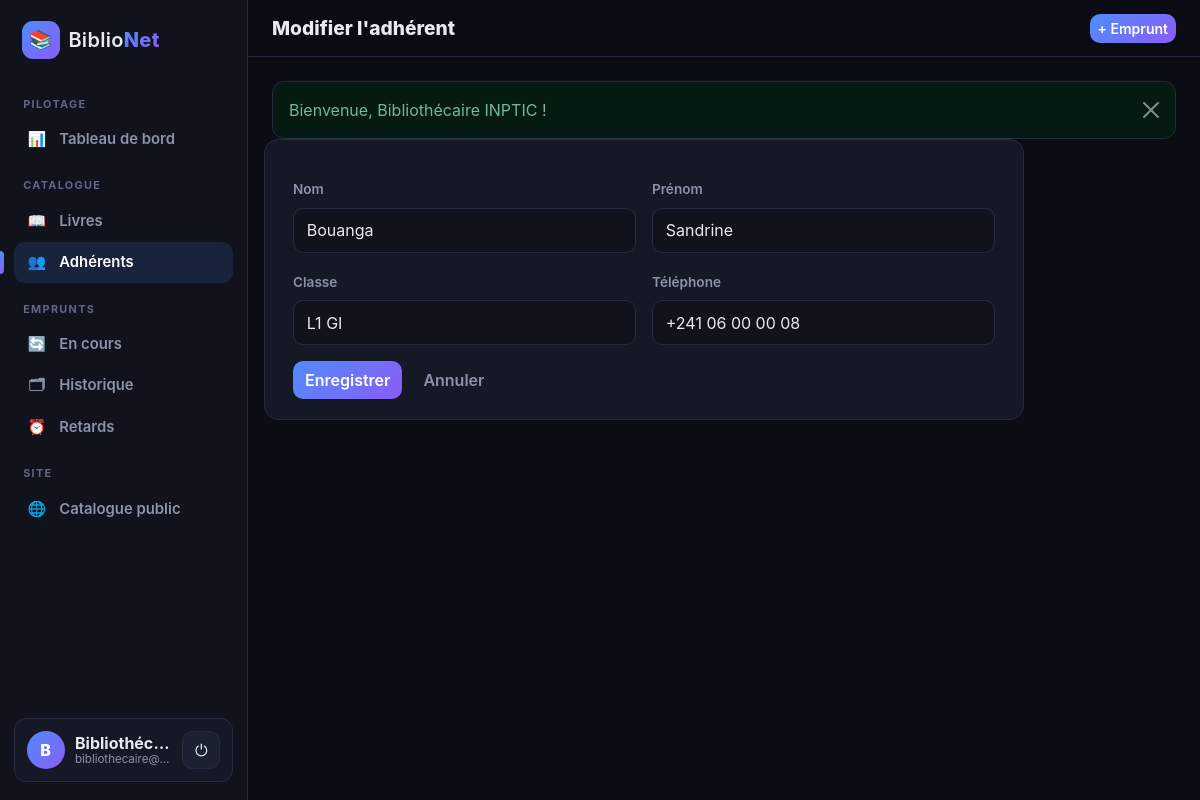
The app's page /adherents/edit/8 (signed in) with its own data.
### tables this page shows
CREATE TABLE adherents (
    id         INT UNSIGNED NOT NULL AUTO_INCREMENT,
    nom        VARCHAR(80) NOT NULL,
    prenom     VARCHAR(80) NOT NULL,
    classe     VARCHAR(50) NOT NULL,
    telephone  VARCHAR(30) NULL,
    PRIMARY KEY (id)
);

### app/core/Controller.php (called while the page is built, shortened)
<?php
class Controller
{
    protected function render(string $view, array $data = []): void
    {
        extract($data, EXTR_SKIP);
        require APP_PATH . '/views/' . $view . '.php';
        require APP_PATH . '/views/layouts/main.php';
    }
}

### app/controllers/AdherentController.php (called while the page is built, shortened)
<?php
class AdherentController extends Controller
{
    public function edit(string $id = ''): void
    {
        $adherent = $this->findOrLeave((int) $id);
        $this->showForm("Modifier l'adhérent", 'adherents/update/' . $adherent['id'], $adherent, []);
    }
    private function findOrLeave(int $id): array
    {
        $adherent = Adherent::find($id);
        return $adherent;
    }
    private function showForm(string $title, string $action, array $adherent, array $errors): void
    {
        $this->render('adherents/form', [
            'title'    => $title,
            'action'   => $action,
            'adherent' => $adherent,
            'errors'   => $errors,
        ]);
    }
}

### app/core/Router.php (called while the page is built, shortened)
<?php
class Router
{
    public function dispatch(): void
    {
        $segments = request_segments();
        $name   = strtolower($segments[0] ?? 'catalogue');
        $action = strtolower($segments[1] ?? 'index');
        $params = array_slice($segments, 2);
        $class = self::ROUTES[$name];
        $method = new ReflectionMethod($class, $action);
        $params = array_slice($params, 0, $method->getNumberOfParameters());
        $method->invokeArgs(new $class(), $params);
    }
}

### public/index.php (called while the page is built, shortened)
<?php
$config = require ROOT_PATH . '/config/config.php';
$production = $config['env'] === 'production';
spl_autoload_register(function (string $class): void {
    foreach (['core', 'controllers', 'models'] as $dir) {
        $file = APP_PATH . "/$dir/$class.php";
        if (is_file($file)) {
            return;
        }
    }
});
require APP_PATH . '/core/helpers.php';
try {
    (new Router())->dispatch();
} catch (Throwable $e) {
    error_log((string) $e);
    http_response_code(500);
    (new Controller())->renderMessage(
        'Erreur',
        'danger',
        $production ? 'Une erreur est survenue. Veuillez réessayer plus tard.' : $e->getMessage()
    );
}

### app/core/helpers.php (called while the page is built, shortened)
<?php
function e($value): string
{
    return htmlspecialchars((string) $value, ENT_QUOTES, 'UTF-8');
}
function base_path(): string
{
    return rtrim(str_replace('\\', '/', dirname($_SERVER['SCRIPT_NAME'])), '/');
}
function url(string $path = ''): string
{
    return base_path() . '/' . ltrim($path, '/');
}
function old(array $data, string $key, $default = '')
{
    return $data[$key] ?? $default;
}

### app/core/Database.php (called while the page is built)
<?php
class Database
{
    private static array $config = [];
    private static ?PDO $pdo = null;
    public static function configure(array $config): void
    {
        self::$config = $config;
    }
    public static function pdo(): PDO
    {
        if (self::$pdo === null) {
            $c = self::$config;
            $dsn = "mysql:host={$c['host']};dbname={$c['name']};charset=utf8mb4";
            self::$pdo = new PDO($dsn, $c['user'], $c['pass'], [
                PDO::ATTR_ERRMODE            => PDO::ERRMODE_EXCEPTION,
                PDO::ATTR_DEFAULT_FETCH_MODE => PDO::FETCH_ASSOC,
                PDO::ATTR_EMULATE_PREPARES   => false,
            ]);
        }
        return self::$pdo;
    }
    public static function query(string $sql, array $params = []): PDOStatement
    {
        $stmt = self::pdo()->prepare($sql);
        $stmt->execute($params);
        return $stmt;
    }
}

### app/models/Adherent.php (called while the page is built, shortened)
<?php
class Adherent
{
    public static function find(int $id): ?array
    {
        return Database::query('SELECT * FROM adherents WHERE id = ?', [$id])->fetch() ?: null;
    }
}

### app/views/adherents/form.php (the view, shortened to what this page needs)
<form method="post" action="<?= e(url($action)) ?>" class="panel form-panel row g-3">
  <div class="col-md-6">
    <label class="form-label" for="nom">Nom</label>
    <input class="form-control" id="nom" name="nom" value="<?= e(old($adherent, 'nom')) ?>" required maxlength="80">
  </div>
  <div class="col-md-6">
    <label class="form-label" for="prenom">Prénom</label>
    <input class="form-control" id="prenom" name="prenom" value="<?= e(old($adherent, 'prenom')) ?>" required maxlength="80">
  </div>
  <div class="col-md-6">
    <label class="form-label" for="classe">Classe</label>
    <input class="form-control" id="classe" name="classe" value="<?= e(old($adherent, 'classe')) ?>" required maxlength="50">
  </div>
  <div class="col-md-6">
    <label class="form-label" for="telephone">Téléphone</label>
    <input class="form-control" id="telephone" name="telephone" value="<?= e(old($adherent, 'telephone')) ?>" maxlength="30">
  </div>
  <div class="col-12 d-flex gap-2">
    <button class="btn btn-accent">Enregistrer</button>
    <a class="btn btn-ghost" href="<?= e(url('adherents')) ?>">Annuler</a>
  </div>
</form>

### public/assets/css/style.css (style rules this page uses)
:root { --bg: #0b0d14; --bg-2: #10131c; --surface: #151926; --surface-2: #1c2132; --border: #262c40; --text: #e8eaf2; --muted: #8b93ab; --accent: #4f8cff; --accent-2: #8b5cf6; --accent-grad: linear-gradient(135deg, #4f8cff, #8b5cf6); --ok: #22c55e; --ko: #ef4444; --warn: #f59e0b; --sidebar-w: 248px; --radius: 14px; }
* { box-sizing: border-box; }
html { scroll-behavior: smooth; }
body { background: var(--bg); color: var(--text); font-family: 'Inter', system-ui, -apple-system, 'Segoe UI', Roboto, sans-serif; min-height: 100vh; }
a { color: var(--accent); text-decoration: none; }
.btn { border-radius: 10px; font-weight: 600; }
.btn-accent { background: var(--accent-grad); border: 0; color: #fff; }
.btn-ghost { background: transparent; color: var(--muted); border: 1px solid transparent; }
.panel { background: var(--surface); border: 1px solid var(--border); border-radius: var(--radius); padding: 1.25rem; }
.form-panel { max-width: 760px; }
.form-control, .form-select { background-color: var(--bg-2); border: 1px solid var(--border); color: var(--text); border-radius: 10px; padding: .6rem .8rem; }
.form-control::placeholder { color: #5f6783; }
.form-label { color: var(--muted); font-size: .85rem; font-weight: 600; }

### records on screen
adherents: nom "Bouanga", prenom "Sandrine", classe "L1 GI", telephone "+241 06 00 00 08"

### other values on screen
initial($user['nom']) "B"
$user['nom'] "Bibliothéc…"
$user['email'] "bibliothecaire@…"
$title "Modifier l'adhérent"
$flash['message'] "Bienvenue, Bibliothécaire INPTIC !"
